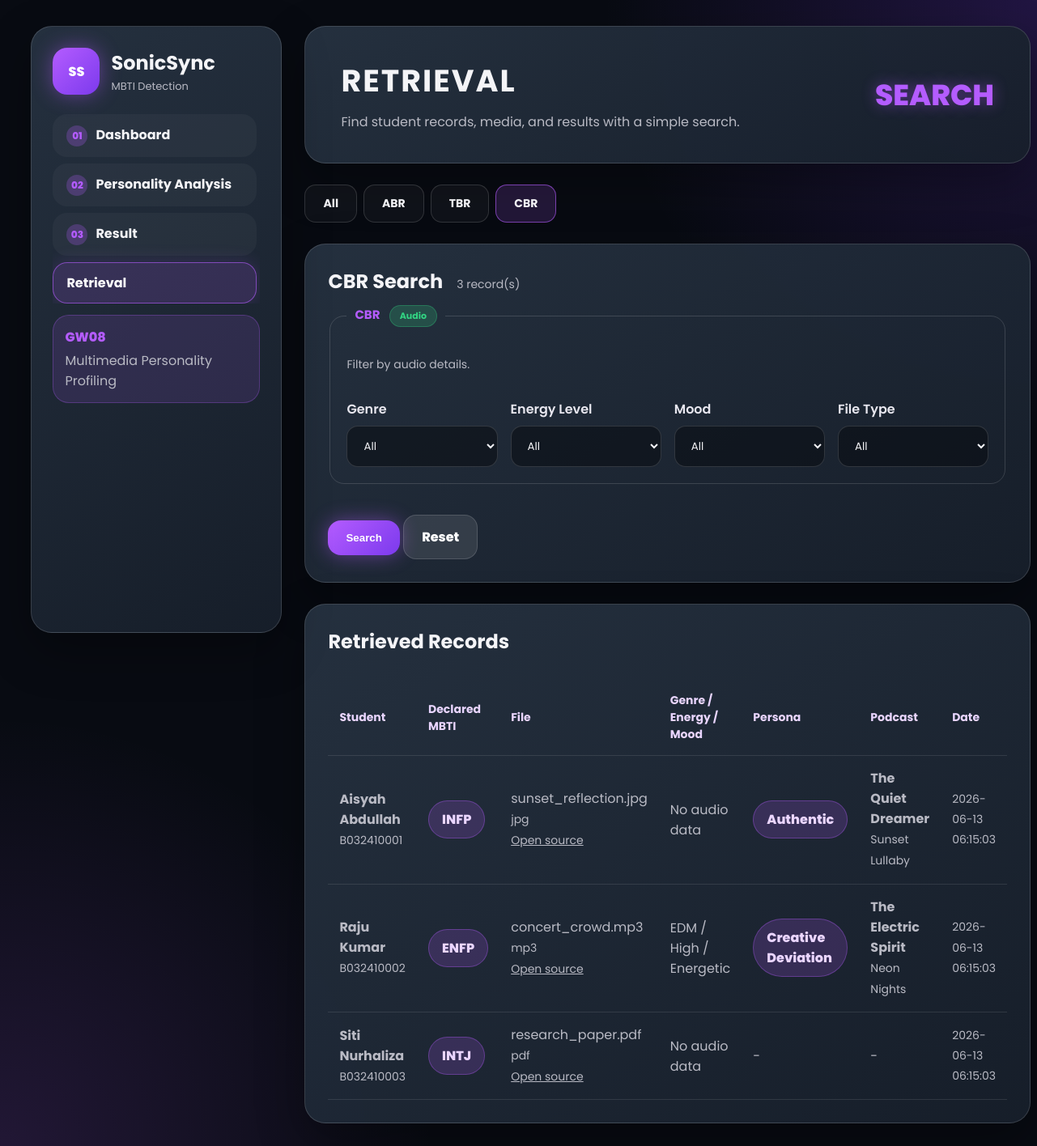
/retrieval.php?mode=cbr, run on the app's committed database.
### tables this page shows
CREATE TABLE student (
    student_id VARCHAR(50) PRIMARY KEY,
    name VARCHAR(100) NOT NULL,
    matric_no VARCHAR(20) DEFAULT '',
    phone_no VARCHAR(20) DEFAULT '',
    lab_group VARCHAR(50) DEFAULT '',
    mbti_type VARCHAR(10) DEFAULT '',
    life_value TEXT,
    preferred_podcast_tone VARCHAR(50) DEFAULT ''
);

CREATE TABLE multimedia_asset (
    asset_id INT AUTO_INCREMENT PRIMARY KEY,
    student_id VARCHAR(50) NOT NULL,
    file_name VARCHAR(255) NOT NULL,
    file_type VARCHAR(30) NOT NULL,
    file_size INT NOT NULL,
    file_path VARCHAR(255) NOT NULL,
    description TEXT,
    tags VARCHAR(500) DEFAULT '',
    media_category VARCHAR(30) NOT NULL,
    upload_date TIMESTAMP DEFAULT CURRENT_TIMESTAMP,
    FOREIGN KEY (student_id) REFERENCES student(student_id)
);

CREATE TABLE recommendation_result (
    result_id INT AUTO_INCREMENT PRIMARY KEY,
    student_id VARCHAR(50) NOT NULL,
    audio_id INT DEFAULT NULL,
    predicted_mbti VARCHAR(10) DEFAULT '',
    generated_persona VARCHAR(100) DEFAULT '',
    podcast_title VARCHAR(255) DEFAULT '',
    podcast_script TEXT,
    recommended_song VARCHAR(255) DEFAULT '',
    recommended_podcast VARCHAR(255) DEFAULT '',
    generated_date TIMESTAMP DEFAULT CURRENT_TIMESTAMP,
    FOREIGN KEY (student_id) REFERENCES student(student_id),
    FOREIGN KEY (audio_id) REFERENCES audio_metadata(audio_id)
);

CREATE TABLE audio_metadata (
    audio_id INT AUTO_INCREMENT PRIMARY KEY,
    asset_id INT NOT NULL,
    song_title VARCHAR(255) DEFAULT '',
    artist_or_creator VARCHAR(255) DEFAULT '',
    duration INT DEFAULT 0,
    energy_level VARCHAR(20) DEFAULT '',
    mood_type VARCHAR(50) DEFAULT '',
    lyrics_keywords TEXT,
    genre VARCHAR(50) DEFAULT '',
    tempo_bpm DECIMAL(8,2) DEFAULT NULL,
    rms_energy DECIMAL(10,6) DEFAULT NULL,
    spectral_centroid DECIMAL(10,2) DEFAULT NULL,
    zero_crossing_rate DECIMAL(10,6) DEFAULT NULL,
    tempo_category VARCHAR(20) DEFAULT '',
    personality_tendency VARCHAR(100) DEFAULT '',
    audio_features_json TEXT,
    analysis_status VARCHAR(255) DEFAULT '',
    analyzed_at DATETIME DEFAULT NULL,
    FOREIGN KEY (asset_id) REFERENCES multimedia_asset(asset_id)
);

### retrieval.php (the view, shortened to what this page needs)
<?php
include 'includes/db.php';
$mode = $_GET['mode'] ?? 'all';
$base_sql = "
    SELECT s.student_id, s.name AS student_name, s.matric_no, s.mbti_type AS declared_mbti, s.lab_group,
           ma.asset_id, ma.file_name, ma.file_type, ma.file_size, ma.file_path, ma.description, ma.tags, ma.media_category, ma.upload_date,
           am.audio_id, am.song_title, am.artist_or_creator, am.duration, am.energy_level, am.mood_type, am.lyrics_keywords, am.genre,
           rr.result_id, rr.generated_persona, rr.podcast_title, rr.podcast_script, rr.recommended_song, rr.recommended_podcast, rr.generated_date
    FROM student s
    LEFT JOIN multimedia_asset ma ON s.student_id = ma.student_id
    LEFT JOIN audio_metadata am ON ma.asset_id = am.asset_id
    LEFT JOIN recommendation_result rr ON s.student_id = rr.student_id
";
$count_sql = "
    SELECT COUNT(*) AS total
    FROM student s
    LEFT JOIN multimedia_asset ma ON s.student_id = ma.student_id
    LEFT JOIN audio_metadata am ON ma.asset_id = am.asset_id
    LEFT JOIN recommendation_result rr ON s.student_id = rr.student_id
";
$where_clause = '';
$stmt = $conn->prepare($count_sql . $where_clause);
$stmt->execute();
$total = $stmt->get_result()->fetch_assoc()['total'];
$stmt = $conn->prepare($base_sql . $where_clause . ' ORDER BY s.student_id, ma.upload_date DESC');
$stmt->execute();
$results = $stmt->get_result();
?>
<?php include 'includes/header.php'; ?>
<section class="hero">
    <div>
        <h1>Retrieval</h1>
        <p>Find student records, media, and results with a simple search.</p>
    </div>
    <div class="tag">SEARCH</div>
</section>
<div class="retrieval-tabs">
    <a class="tab <?= $mode === 'all' ? 'active' : '' ?>" href="?mode=all">All</a>
    <a class="tab <?= $mode === 'abr' ? 'active' : '' ?>" href="?mode=abr">ABR</a>
    <a class="tab <?= $mode === 'tbr' ? 'active' : '' ?>" href="?mode=tbr">TBR</a>
    <a class="tab <?= $mode === 'cbr' ? 'active' : '' ?>" href="?mode=cbr">CBR</a>
</div>
<section class="form-card">
    <h2>
        <?= strtoupper($mode === 'all' ? 'All' : $mode) ?> Search
        <?php if ($total): ?><span class="result-count"><?= $total ?> record(s)</span><?php endif; ?>
    </h2>
    <form method="GET">
        <?php if ($mode === 'cbr' || $mode === 'all'): ?>
        <fieldset class="retrieval-fieldset">
            <legend>CBR <span class="module-tag cbr">Audio</span></legend>
            <p class="small-text">Filter by audio details.</p>
            <div class="grid-4">
                <div>
                    <label>Genre</label>
                    <select name="cbr_genre">
                        <option value="">All</option>
                    </select>
                </div>
                <div>
                    <label>Energy Level</label>
                    <select name="cbr_energy">
                        <option value="">All</option>
                    </select>
                </div>
                <div>
                    <label>Mood</label>
                    <select name="cbr_mood">
                        <option value="">All</option>
                    </select>
                </div>
                <div>
                    <label>File Type</label>
                    <select name="cbr_file_type">
                        <option value="">All</option>
                    </select>
                </div>
            </div>
        </fieldset>
        <?php endif; ?>
        <button class="btn" type="submit">Search</button>
        <a class="btn secondary" href="retrieval.php">Reset</a>
    </form>
</section>
<section class="table-card">
    <h2>Retrieved Records</h2>
    <div class="table-wrap">
        <table>
            <tr>
                <th>Student</th>
                <th>Declared MBTI</th>
                <th>File</th>
                <th>Genre / Energy / Mood</th>
                <th>Persona</th>
                <th>Podcast</th>
                <th>Date</th>
            </tr>
            <?php if ($results && $results->num_rows > 0): ?>
                <?php while ($row = $results->fetch_assoc()): ?>
                <tr>
                    <td>
                        <strong><?= htmlspecialchars($row['student_name']) ?></strong><br>
                        <span class="small-text"><?= htmlspecialchars($row['student_id']) ?></span>
                    </td>
                    <td><span class="result-badge"><?= htmlspecialchars($row['declared_mbti'] ?: '-') ?></span></td>
                    <td>
                        <?= htmlspecialchars($row['file_name'] ?: '-') ?><br>
                        <span class="small-text"><?= htmlspecialchars($row['file_type'] ?? '') ?></span>
                        <?php if (!empty($row['file_path'])): ?>
                            <br><a class="small-text" href="<?= htmlspecialchars($row['file_path']) ?>" target="_blank" rel="noopener">Open source</a>
                        <?php endif; ?>
                    </td>
                    <td>
                        <?php if ($row['genre']): ?>
                            <?= htmlspecialchars($row['genre']) ?> /
                            <?= htmlspecialchars($row['energy_level'] ?? '-') ?> /
                            <?= htmlspecialchars($row['mood_type'] ?? '-') ?>
                        <?php else: ?>
                            <span class="muted">No audio data</span>
                        <?php endif; ?>
                    </td>
                    <td>
                        <?php if ($row['generated_persona']): ?>
                            <span class="result-badge"><?= htmlspecialchars($row['generated_persona']) ?></span>
                        <?php else: ?>
                            <span class="muted">-</span>
                        <?php endif; ?>
                    </td>
                    <td>
                        <?php if ($row['podcast_title']): ?>
                            <strong><?= htmlspecialchars($row['podcast_title']) ?></strong><br>
                            <span class="small-text"><?= htmlspecialchars($row['recommended_song'] ?: '') ?></span>
                        <?php else: ?>
                            <span class="muted">-</span>
                        <?php endif; ?>
                    </td>
                    <td class="small-text"><?= htmlspecialchars($row['generated_date'] ?? $row['upload_date'] ?? '') ?></td>
                </tr>
                <?php endwhile; ?>
            <?php else: ?>
                <tr><td colspan="7">No records match the current search.</td></tr>
            <?php endif; ?>
        </table>
    </div>
</section>
<?php include 'includes/footer.php'; ?>

### assets/css/style.css (style rules this page uses)
:root { --bg: #080b12; --panel: #202935; --panel-light: #263241; --border: rgba(255,255,255,0.14); --text: #f4f4f7; --muted: #b9bac4; --purple: #b45cff; --purple-2: #7c3aed; --purple-glow: rgba(180,92,255,0.45); --success: #32d583; --warning: #fdb022; --danger: #f97066; }
* { box-sizing: border-box; }
body { margin: 0; font-family: 'Poppins', Arial, sans-serif; color: var(--text); background: radial-gradient(circle at top right, rgba(124,58,237,0.22), transparent 28%), radial-gradient(circle at bottom left, rgba(180,92,255,0.15), transparent 28%), var(--bg); min-height: 100vh; }
.sidebar, .hero, .card, .table-card, .form-card { background: linear-gradient(145deg, rgba(38,50,65,0.96), rgba(23,31,43,0.96)); border: 1px solid var(--border); border-radius: 26px; box-shadow: 0 22px 60px rgba(0,0,0,0.32); }
.hero { padding: 38px 44px; display: flex; align-items: center; justify-content: space-between; min-height: 155px; }
.hero h1 { margin: 0; font-size: 38px; letter-spacing: 2px; text-transform: uppercase; }
.hero .tag { font-size: 36px; font-weight: 800; color: var(--purple); text-shadow: 0 0 18px var(--purple-glow); }
.hero p { color: var(--muted); margin: 10px 0 0; max-width: 760px; }
.card, .form-card, .table-card { padding: 28px; }
.card h3, .form-card h2, .table-card h2 { margin: 0 0 12px; }
label { display: block; margin: 16px 0 8px; color: #e8e7ef; font-weight: 600; }
input, select, textarea { width: 100%; padding: 14px 16px; border-radius: 14px; border: 1px solid rgba(255,255,255,0.14); background: rgba(8,11,18,0.55); color: var(--text); font-family: inherit; outline: none; }
.btn { display: inline-flex; align-items: center; justify-content: center; gap: 8px; margin-top: 18px; padding: 14px 22px; border: none; border-radius: 16px; background: linear-gradient(135deg, var(--purple), var(--purple-2)); color: white; font-weight: 800; cursor: pointer; text-decoration: none; box-shadow: 0 0 24px var(--purple-glow); }
.btn.secondary { background: rgba(255,255,255,0.1); box-shadow: none; border: 1px solid var(--border); }
.result-badge { display: inline-block; padding: 10px 16px; border-radius: 999px; background: rgba(180,92,255,0.18); color: #ead5ff; border: 1px solid rgba(180,92,255,0.35); font-weight: 800; }
.table-wrap { overflow-x: auto; }
table { width: 100%; border-collapse: collapse; margin-top: 18px; }
th, td { padding: 15px 14px; text-align: left; border-bottom: 1px solid rgba(255,255,255,0.1); }
th { color: #e9d5ff; font-size: 14px; }
td { color: var(--muted); }
.small-text { color: var(--muted); font-size: 14px; line-height: 1.8; }
.retrieval-tabs { display: flex; gap: 8px; }
.retrieval-tabs .tab { padding: 12px 22px; border-radius: 14px; border: 1px solid var(--border); background: rgba(255,255,255,0.035); color: var(--text); text-decoration: none; font-weight: 700; transition: 0.2s; font-size: 14px; }
.retrieval-tabs .tab.active, .retrieval-tabs .tab:hover { border-color: rgba(180,92,255,0.6); background: rgba(180,92,255,0.16); }
.retrieval-fieldset { border: 1px solid var(--border); border-radius: 18px; padding: 20px; margin-bottom: 20px; }
.retrieval-fieldset legend { font-weight: 700; color: var(--purple); padding: 0 10px; font-size: 15px; }
.grid-4 { display: grid; grid-template-columns: repeat(4, 1fr); gap: 16px; }
.result-count { font-size: 14px; color: var(--muted); font-weight: 400; margin-left: 12px; }
.muted { color: var(--muted); }
.module-tag { display: inline-block; padding: 4px 12px; border-radius: 999px; font-size: 11px; font-weight: 700; margin-left: 8px; }
.module-tag.cbr { background: rgba(50,213,131,0.2); color: #32d583; border: 1px solid rgba(50,213,131,0.3); }

### data on the page
student: name "Aisyah Abdullah", student_id "B032410001", mbti_type "INFP", multimedia_asset.file_name "sunset_reflection.jpg", multimedia_asset.file_type "jpg", shows "No audio data", recommendation_result.generated_persona "Authentic", recommendation_result.podcast_title "The Quiet Dreamer", recommendation_result.recommended_song "Sunset Lullaby", recommendation_result.generated_date "2026-06-13 06:15:03"
student: name "Raju Kumar", student_id "B032410002", mbti_type "ENFP", multimedia_asset.file_name "concert_crowd.mp3", multimedia_asset.file_type "mp3", audio_metadata.genre "EDM", audio_metadata.energy_level "High", audio_metadata.mood_type "Energetic", recommendation_result.generated_persona "Creative Deviation", recommendation_result.podcast_title "The Electric Spirit", recommendation_result.recommended_song "Neon Nights", recommendation_result.generated_date "2026-06-13 06:15:03"
multimedia_asset: student.name "Siti Nurhaliza", student.student_id "B032410003", student.mbti_type "INTJ", file_name "research_paper.pdf", file_type "pdf", shows "No audio data", upload_date "2026-06-13 06:15:03"

### other printed values
$p['step'] "01"
$p['label'] "Dashboard"
$p['step'] "02"
$p['label'] "Personality Analysis"
$p['step'] "03"
$p['label'] "Result"
$p['label'] "Retrieval"
$mode === 'all' ? 'All' : $mode "CBR"
$total "3"
